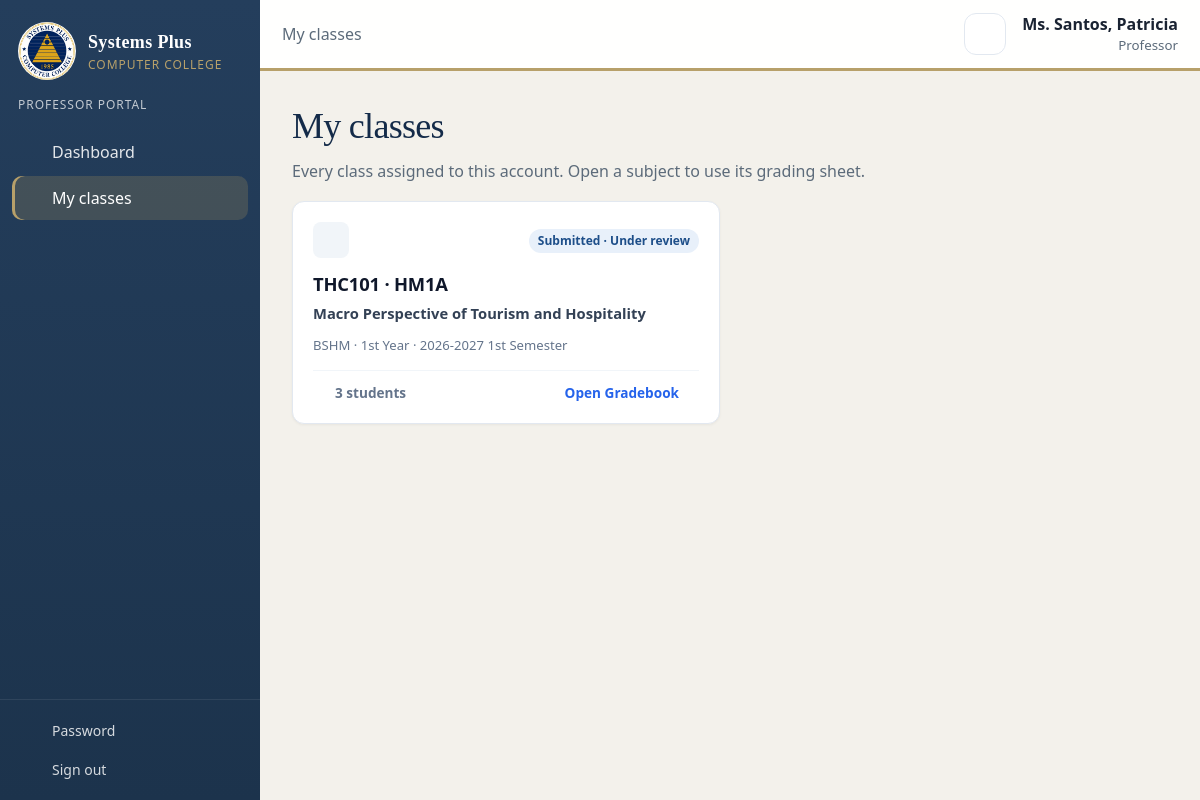
/professor/classes.php (signed in), run on the app's committed database.
### tables this page shows
CREATE TABLE users (
    id INT UNSIGNED NOT NULL AUTO_INCREMENT,
    username VARCHAR(60) NOT NULL,
    password_hash VARCHAR(255) NOT NULL,
    full_name VARCHAR(150) NOT NULL,
    title VARCHAR(20) NOT NULL DEFAULT '',
    email VARCHAR(150) DEFAULT NULL,
    is_active TINYINT(1) NOT NULL DEFAULT 1,
    must_change_password TINYINT(1) NOT NULL DEFAULT 1,
    last_login_at DATETIME DEFAULT NULL,
    created_at TIMESTAMP NOT NULL DEFAULT CURRENT_TIMESTAMP,
    PRIMARY KEY (id),
    UNIQUE KEY uniq_users_username (username)
);

CREATE TABLE professor_assignments (
    id INT UNSIGNED NOT NULL AUTO_INCREMENT,
    professor_id INT UNSIGNED NOT NULL,
    subject_id INT UNSIGNED NOT NULL,
    section_id INT UNSIGNED NOT NULL,
    semester_id INT UNSIGNED NOT NULL,
    created_at TIMESTAMP NOT NULL DEFAULT CURRENT_TIMESTAMP,
    PRIMARY KEY (id),
    UNIQUE KEY uniq_assignment (subject_id, section_id, semester_id),
    CONSTRAINT fk_assign_professor FOREIGN KEY (professor_id) REFERENCES professors (id),
    CONSTRAINT fk_assign_subject FOREIGN KEY (subject_id) REFERENCES subjects (id),
    CONSTRAINT fk_assign_section FOREIGN KEY (section_id) REFERENCES sections (id),
    CONSTRAINT fk_assign_semester FOREIGN KEY (semester_id) REFERENCES semesters (id)
);

CREATE TABLE subjects (
    id INT UNSIGNED NOT NULL AUTO_INCREMENT,
    program_id INT UNSIGNED NOT NULL,
    code VARCHAR(20) NOT NULL,
    name VARCHAR(150) NOT NULL,
    year_level VARCHAR(20) NOT NULL,
    PRIMARY KEY (id),
    UNIQUE KEY uniq_subject (program_id, code),
    CONSTRAINT fk_subjects_program FOREIGN KEY (program_id) REFERENCES programs (id)
);

CREATE TABLE sections (
    id INT UNSIGNED NOT NULL AUTO_INCREMENT,
    program_id INT UNSIGNED NOT NULL,
    academic_year_id INT UNSIGNED NOT NULL,
    semester_id INT UNSIGNED NOT NULL,
    year_level VARCHAR(20) NOT NULL,
    name VARCHAR(20) NOT NULL,
    PRIMARY KEY (id),
    UNIQUE KEY uniq_section (program_id, semester_id, year_level, name),
    CONSTRAINT fk_sections_program FOREIGN KEY (program_id) REFERENCES programs (id),
    CONSTRAINT fk_sections_year FOREIGN KEY (academic_year_id) REFERENCES academic_years (id),
    CONSTRAINT fk_sections_semester FOREIGN KEY (semester_id) REFERENCES semesters (id)
);

CREATE TABLE programs (
    id INT UNSIGNED NOT NULL AUTO_INCREMENT,
    code VARCHAR(10) NOT NULL,
    name VARCHAR(150) NOT NULL,
    PRIMARY KEY (id),
    UNIQUE KEY uniq_programs_code (code)
);

CREATE TABLE academic_years (
    id INT UNSIGNED NOT NULL AUTO_INCREMENT,
    label VARCHAR(20) NOT NULL,
    is_current TINYINT(1) NOT NULL DEFAULT 0,
    PRIMARY KEY (id),
    UNIQUE KEY uniq_years_label (label)
);

CREATE TABLE semesters (
    id INT UNSIGNED NOT NULL AUTO_INCREMENT,
    academic_year_id INT UNSIGNED NOT NULL,
    name VARCHAR(40) NOT NULL,
    is_current TINYINT(1) NOT NULL DEFAULT 0,
    prelim_deadline DATE DEFAULT NULL,
    midterm_deadline DATE DEFAULT NULL,
    finals_deadline DATE DEFAULT NULL,
    PRIMARY KEY (id),
    UNIQUE KEY uniq_semester (academic_year_id, name),
    CONSTRAINT fk_semesters_year FOREIGN KEY (academic_year_id) REFERENCES academic_years (id)
);

### includes/auth.php (called while the page is built, shortened)
<?php
function current_user(): ?array
{
    static $loaded = false;
    static $user = null;
    if ($loaded) {
        return $user;
    }
    $loaded = true;
    $stmt = db()->prepare('SELECT * FROM users WHERE id = ? AND is_active = 1');
    $stmt->execute([(int) $_SESSION['uid']]);
    $row = $stmt->fetch();
    $roles = db()->prepare(
        'SELECT r.code, r.name, ur.program_id
         FROM user_roles ur
         JOIN roles r ON r.id = ur.role_id
         WHERE ur.user_id = ?'
    );
    $roles->execute([(int) $row['id']]);
    $row['role_rows'] = $roles->fetchAll();
    $row['roles'] = array_column($row['role_rows'], 'code');
    $row['portal'] = $_SESSION['portal'] ?? 'admin';
    $row['role_label'] = role_label($row);
    return $user = $row;
}
function role_label(array $user): string
{
    $names = [];
    foreach ($user['role_rows'] as $role) {
        $names[] = $role['name'];
    }
    return $names === [] ? 'User' : implode(', ', $names);
}
function display_name(array $person): string
{
    $title = trim((string) ($person['title'] ?? ''));
    $name = trim((string) ($person['full_name'] ?? ''));
    return trim($title . ' ' . $name);
}
function require_portal(string $portal): array
{
    $user = current_user();
    return $user;
}

### config/database.php (called while the page is built, shortened)
<?php
function db(): PDO
{
    static $pdo = null;
    if ($pdo instanceof PDO) {
        return $pdo;
    }
    $dsn = 'mysql:host=' . DB_HOST . ';port=' . DB_PORT . ';dbname=' . DB_NAME . ';charset=utf8mb4';
    $pdo = new PDO($dsn, DB_USER, DB_PASS, [
        PDO::ATTR_ERRMODE => PDO::ERRMODE_EXCEPTION,
        PDO::ATTR_DEFAULT_FETCH_MODE => PDO::FETCH_ASSOC,
        PDO::ATTR_EMULATE_PREPARES => false,
    ]);
    return $pdo;
}

### includes/gradebook.php (called while the page is built, shortened)
<?php
function professor_class_rows(int $userId): array
{
    $stmt = db()->prepare(
        'SELECT pa.id, s.code AS subject_code, s.name AS subject_name, sec.name AS section_name, sec.year_level,
                p.code AS program_code, sem.name AS semester_name, ay.label AS year_label,
                sem.prelim_deadline, sem.midterm_deadline, sem.finals_deadline,
                gs.status, COUNT(e.id) AS student_count
         FROM professor_assignments pa
         JOIN professors pr ON pr.id = pa.professor_id
         JOIN subjects s ON s.id = pa.subject_id
         JOIN sections sec ON sec.id = pa.section_id
         JOIN programs p ON p.id = s.program_id
         JOIN semesters sem ON sem.id = pa.semester_id
         JOIN academic_years ay ON ay.id = sem.academic_year_id
         LEFT JOIN grade_submissions gs ON gs.assignment_id = pa.id
         LEFT JOIN enrollments e ON e.assignment_id = pa.id
         WHERE pr.user_id = ?
         GROUP BY pa.id, s.code, s.name, sec.name, sec.year_level, p.code, sem.name, ay.label,
                 sem.prelim_deadline, sem.midterm_deadline, sem.finals_deadline, gs.status
         ORDER BY ay.label DESC, s.code'
    );
    $stmt->execute([$userId]);
    return $stmt->fetchAll();
}

### professor/views/class_cards.php (the view, shortened to what this page needs)
<div class="class-grid">
    <?php foreach ($classes as $class): ?>
        <?php
        $status = (string) ($class['status'] ?? 'draft');
        $professorStatus = match ($status) {
            'draft' => 'Draft',
            'returned' => 'Returned for correction',
            'registrar_finalized' => 'Finalized',
            default => 'Submitted · Under review',
        };
        ?>
        <a class="modern-class-card" href="<?= h(url('professor/class.php', ['id' => $class['id']])) ?>">
            <div>
                <div class="class-card-top-bar">
                    <div class="class-icon-wrapper">
                        <?= icon('classes') ?>
                    </div>
                    <div>
                        <?= badge($professorStatus, $status) ?>
                    </div>
                </div>
                <h3 class="class-card-heading">
                    <?= h($class['subject_code']) ?> · <?= h($class['section_name']) ?>
                </h3>
                <p class="class-subject-title">
                    <?= h($class['subject_name']) ?>
                </p>
                <p class="class-meta-info">
                    <?= h($class['program_code']) ?> · <?= h($class['year_level']) ?> · <?= h($class['year_label']) ?> <?= h($class['semester_name']) ?>
                </p>
            </div>
            <div class="class-card-bottom">
                <span style="display: inline-flex; align-items: center; gap: 6px;"><?= icon('students') ?> <?= (int) $class['student_count'] ?> students</span>
                <span class="open-link-action">Open Gradebook <?= icon('open') ?></span>
            </div>
        </a>
    <?php endforeach; ?>
</div>

### includes/layout.php (shortened to what this page needs)
<?php
function icon(string $name): string
{
    $body = $paths[$name] ?? $paths['record'];
    return '<svg class="ico" viewBox="0 0 24 24" fill="none" stroke="currentColor" stroke-width="1.75" stroke-linecap="round" stroke-linejoin="round" aria-hidden="true">' . $body . '</svg>';
}
function nav_items(array $user): array
{
    if (($user['portal'] ?? '') === 'professor') {
        return [
            ['id' => 'dash', 'href' => 'professor/dashboard.php', 'icon' => 'dashboard', 'label' => 'Dashboard'],
            ['id' => 'classes', 'href' => 'professor/classes.php', 'icon' => 'classes', 'label' => 'My classes'],
        ];
    }
    $items = [
        ['id' => 'dash', 'href' => 'admin/dashboard.php', 'icon' => 'dashboard', 'label' => 'Dashboard'],
    ];
    return $items;
}
function layout_start(string $title, string $active, array $crumbs = [], string $bodyClass = '', array $side = []): void
{
    $user = current_user();
    ?>
<!DOCTYPE html>
<html lang="en">
<head>
    <link rel="stylesheet" href="<?= h(asset_url('assets/css/app.css')) ?>">
</head>
<body class="<?= h($bodyClass) ?>">
<div class="shell">
    <aside class="sidebar" id="sidebar">
        <a class="brand" href="<?= h(url(($user['portal'] ?? '') === 'admin' ? 'admin/dashboard.php' : 'professor/dashboard.php')) ?>">
            <img src="<?= h(url('img/logo.png')) ?>" alt="">
            <span>
                <strong>Systems Plus</strong>
                <em>Computer College</em>
            </span>
        </a>
        <p class="portal-tag"><?= ($user['portal'] ?? '') === 'admin' ? 'Administrative portal' : 'Professor portal' ?></p>
        <nav class="sidenav" aria-label="Primary">
            <?php foreach (nav_items($user) as $item): ?>
                <a class="<?= $item['id'] === $active ? 'is-active' : '' ?>" href="<?= h(url($item['href'])) ?>"><?= icon($item['icon']) ?><span><?= h($item['label']) ?></span></a>
            <?php endforeach; ?>
        </nav>
        <div class="side-foot">
            <a href="<?= h(url('password.php', ['side' => ($user['portal'] ?? '') === 'admin' ? 'admin' : 'professor'])) ?>"><?= icon('key') ?><span>Password</span></a>
            <a href="<?= h(url('logout.php', ['side' => ($user['portal'] ?? '') === 'admin' ? 'admin' : 'professor'])) ?>"><?= icon('logout') ?><span>Sign out</span></a>
        </div>
    </aside>
    <div class="workspace">
        <header class="topbar">
            <div class="crumbs">
                <?php if ($crumbs === []): ?>
                    <span><?= h($title) ?></span>
                <?php else: ?>
                    <?php foreach ($crumbs as $i => $crumb): ?>
                        <?php if (!empty($crumb['href'])): ?>
                            <a href="<?= h(url($crumb['href'])) ?>"><?= h($crumb['label']) ?></a>
                        <?php else: ?>
                            <span><?= h($crumb['label']) ?></span>
                        <?php endif; ?>
                    <?php endforeach; ?>
                <?php endif; ?>
            </div>
            <div class="top-actions">
                <a class="bell" href="<?= h(url('notifications.php', ['side' => ($user['portal'] ?? '') === 'admin' ? 'admin' : 'professor'])) ?>" aria-label="Notifications">
                    <?= icon('bell') ?>
                </a>
                <div class="who">
                    <strong><?= h(display_name($user)) ?></strong>
                    <small><?= h($user['role_label']) ?></small>
                </div>
            </div>
        </header>
        <main id="content" class="content">
    <?php
}
function layout_end(string $extraJs = ''): void
{
    ?>
        </main>
    </div>
</div>
<?php
    $viewer = function_exists('current_user') ? current_user() : null;
    if ($viewer && ($viewer['portal'] ?? '') === 'professor') {
        require_once __DIR__ . '/gradebook.php';
    } elseif ($viewer && ($viewer['portal'] ?? '') === 'admin') {
        require_once __DIR__ . '/gradebook.php';
        $offlinePages = offline_admin_urls($viewer);
    } else {
        $offlinePages = [];
    }
    ?>
</body>
</html>
    <?php
}

### includes/bootstrap.php (shortened to what this page needs)
<?php
require_once __DIR__ . '/../config/database.php';
function h(?string $value): string
{
    return htmlspecialchars($value ?? '', ENT_QUOTES, 'UTF-8');
}
function url(string $path = '', array $query = []): string
{
    $fragment = '';
    $hash = strpos($path, '#');
    $qpos = strpos($path, '?');
    $base = rtrim(APP_BASE_PATH, '/');
    $path = ltrim($path, '/');
    $full = $path === '' ? $base : ($base === '' ? '/' . $path : $base . '/' . $path);
    if ($full === '') {
        $full = '/';
    }
    $parts = explode('/', $full);
    $encoded = implode('/', array_map(static fn (string $part): string => rawurlencode($part), $parts));
    if ($query !== []) {
        $encoded .= '?' . http_build_query($query);
    }
    return $encoded;
}
    ?>
    <?php
function asset_url(string $path): string
{
    $relative = ltrim($path, '/');
    $file = dirname(__DIR__) . DIRECTORY_SEPARATOR . str_replace('/', DIRECTORY_SEPARATOR, $relative);
    $query = is_file($file) ? ['v' => (string) filemtime($file)] : [];
    return url($relative, $query);
}
function badge(string $label, ?string $key = null): string
{
    $key = $key ?? $label;
    $class = [
        'draft' => 'muted',
        'submitted' => 'info',
        'returned' => 'warn',
        'chair_verified' => 'info',
        'oic_approved' => 'info',
        'osa_endorsed' => 'info',
        'registrar_finalized' => 'ok',
        'Possible PL' => 'ok',
        'Possible DL' => 'ok',
        'Not Eligible' => 'warn',
        'Pending' => 'muted',
        'Final Approved' => 'gold',
        'chair_review' => 'info',
        'chair_endorsed' => 'info',
        'chair_returned' => 'warn',
        'chair_rejected' => 'bad',
        'oic_returned' => 'warn',
        'oic_rejected' => 'bad',
        'osa_approved' => 'ok',
        'osa_rejected' => 'bad',
        'osa_deferred' => 'warn',
        'registrar_returned' => 'warn',
        'registrar_verified' => 'gold',
        'Returned' => 'warn',
        'PASSED' => 'ok',
        'FAILED' => 'bad',
        'INC' => 'warn',
        'Regular' => 'info',
        'Irregular' => 'muted',
        'assigned' => 'ok',
        'revoked' => 'bad',
    ][$key] ?? 'muted';
    return '<span class="badge badge-' . $class . '">' . h($label) . '</span>';
}

### data on the page
users: display_name($user) "Ms. Santos, Patricia"
professor_assignments: label "Submitted · Under review", subject.code "THC101", section.name "HM1A", subject.name "Macro Perspective of Tourism and Hospitality", programs.code "BSHM", section.year_level "1st Year", academic_years.label "2026-2027", semester.name "1st Semester", student_count "3"

### other printed values
$item['label'] "Dashboard"
$item['label'] "My classes"
$crumb['label'] "My classes"
$user['role_label'] "Professor"
